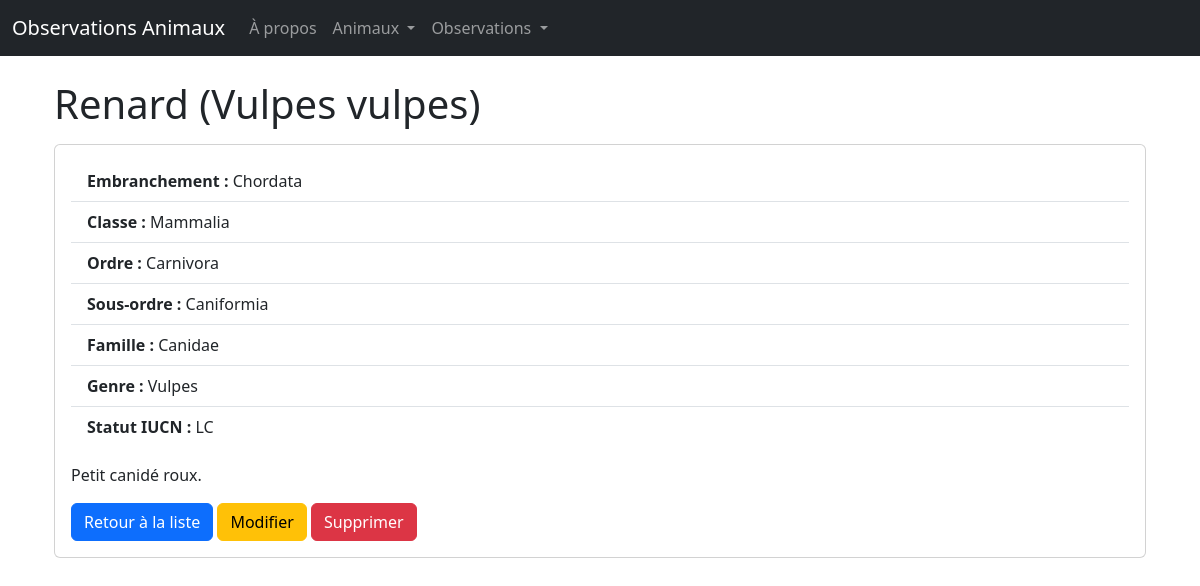
The page /animals/1/ on the database as committed earlier.
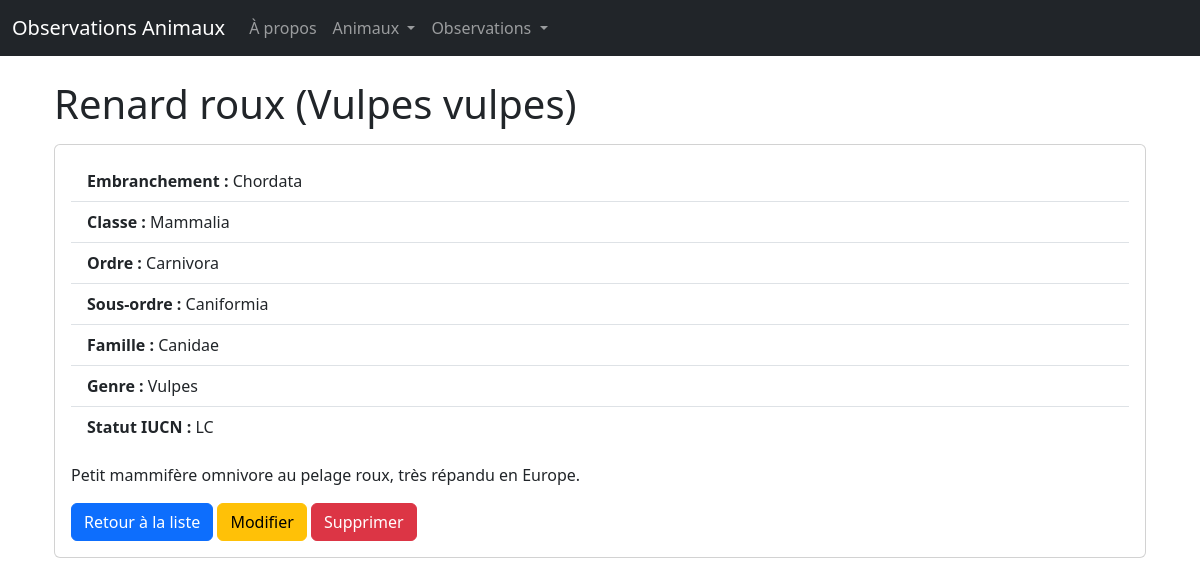
The same page on the database as committed later.
### observo/models.py (models this page shows, shortened)
class Animal(models.Model):
    nom_commun = models.CharField(max_length=100)
    nom_savant = models.CharField(max_length=100)
    embranchement = models.CharField(max_length=50)
    classe = models.CharField(max_length=50)
    ordre = models.CharField(max_length=50)
    sous_ordre = models.CharField(max_length=50, blank=True, null=True)
    famille = models.CharField(max_length=50)
    genre = models.CharField(max_length=50)
    statut_iucn = models.CharField(max_length=20)
    description = models.TextField()

### observo/views.py (the view)
# urls.py: path('animals/<int:animal_id>/', views.animal_detail, name='animal_detail'),
def animal_detail(request, animal_id):
    animal = get_object_or_404(Animal, pk=animal_id)
    return render(request, 'observo/animal_detail.html', {'animal': animal})

### observo/templates/observo/animal_detail.html (shortened to what this page needs)
{% extends 'observo/base.html' %}
{% block content %}
<div class="container mt-4">
    <h1>{{ animal.nom_commun }} ({{ animal.nom_savant }})</h1>
    <div class="card mt-3">
        <div class="card-body">
            <ul class="list-group list-group-flush">
                <li class="list-group-item"><strong>Embranchement :</strong> {{ animal.embranchement }}</li>
                <li class="list-group-item"><strong>Classe :</strong> {{ animal.classe }}</li>
                <li class="list-group-item"><strong>Ordre :</strong> {{ animal.ordre }}</li>
                {% if animal.sous_ordre %}
                <li class="list-group-item"><strong>Sous-ordre :</strong> {{ animal.sous_ordre }}</li>
                {% endif %}
                <li class="list-group-item"><strong>Famille :</strong> {{ animal.famille }}</li>
                <li class="list-group-item"><strong>Genre :</strong> {{ animal.genre }}</li>
                <li class="list-group-item"><strong>Statut IUCN :</strong> {{ animal.statut_iucn }}</li>
            </ul>
            <p class="mt-3">{{ animal.description }}</p>
            <div class="mt-3">
                <a class="btn btn-primary" href="{% url 'animal_list' %}">Retour à la liste</a>
                <a class="btn btn-warning" href="{% url 'change_animal' animal.id %}">Modifier</a>
                <a class="btn btn-danger" href="{% url 'delete_animal' animal.id %}">Supprimer</a>
            </div>
        </div>
    </div>
</div>
{% endblock %}

Rows that differ between the two databases and show on the page:
changed Animal "Vulpes vulpes": nom_commun "Renard" → "Renard roux"; description "Petit canidé roux." → "Petit mammifère omnivore au pelage roux, très répandu en Europe."
